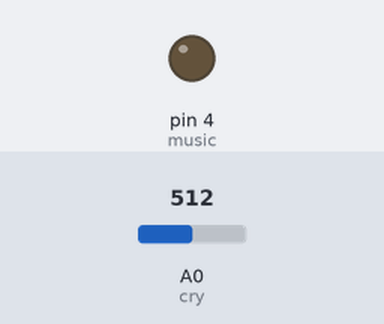
A sketch run on a simulated Arduino Uno, built with avr-gcc and run on an emulated ATmega328P. On the bench: output pins drawn as LEDs (lit = HIGH). Inputs (shaded band) come from the test bench; at power-on: A0 (cry) = 512. No radio packets arrive unless stated; what the sketch prints to the serial monitor is not drawn.

Above: at 1.2 s.
1.3 s: A0 (cry) set to 582
4.1 s: A0 (cry) set to 611
At 6.8 s:
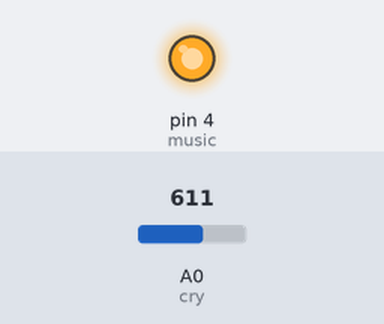
Timing chart, 0 to 47.2 s (numbered marks = the images above; inputs shaded):
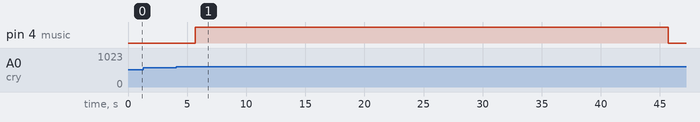

Measured:
- the behaviour switches between 600 and 601 on A0 (cry) (found by bisection; images 0 and 1)
- after the input at 1.3 s, every drawn part: stays the same
- after the input at 4.1 s, pin 4 (music): LOW → HIGH after 1.6 s, → LOW 40.0 s later

The sketch:

Baby_crying_Detector_sender.ino
```cpp
#include <VirtualWire.h>

#define music 4

#define cry A0
int initial_env = 0;
int global = 0;
int counter = 0;
bool state = true;
bool check = false;
int timer = 0;

void setup() {

  pinMode(cry,INPUT);
  pinMode(music,OUTPUT);
  vw_setup(2000);

  Serial.begin(9600);

}

void loop() {

//  send("2");
//  delay(1000);

//
  delay(200);
  int val = analogRead(cry);
  state = true;
  global = 0;
  if(val > 600){
    while(state == true){
      delay(500);
      counter++;
      int temp = analogRead(cry);
      if(temp > 550){

        global++;
      }
      if(global > 2){
        if(check == true){
          send("2");
          check = false;
          Serial.println("Baby is crying");
        }
        global = 0;
        counter = 0;
        digitalWrite(music, HIGH);
        delay(40000);
        digitalWrite(music, LOW);
        Serial.println("Song is playing");
        check = true;
      }
      if(counter > 5){
        Serial.println("Time completed");
        counter = 0;
        state = false;
        break;
      }
    }
    Serial.println(val);
  }

}

void send (char *message){

  vw_send((uint8_t *)message, strlen(message));
  vw_wait_tx();
  delay(100);
}
```
